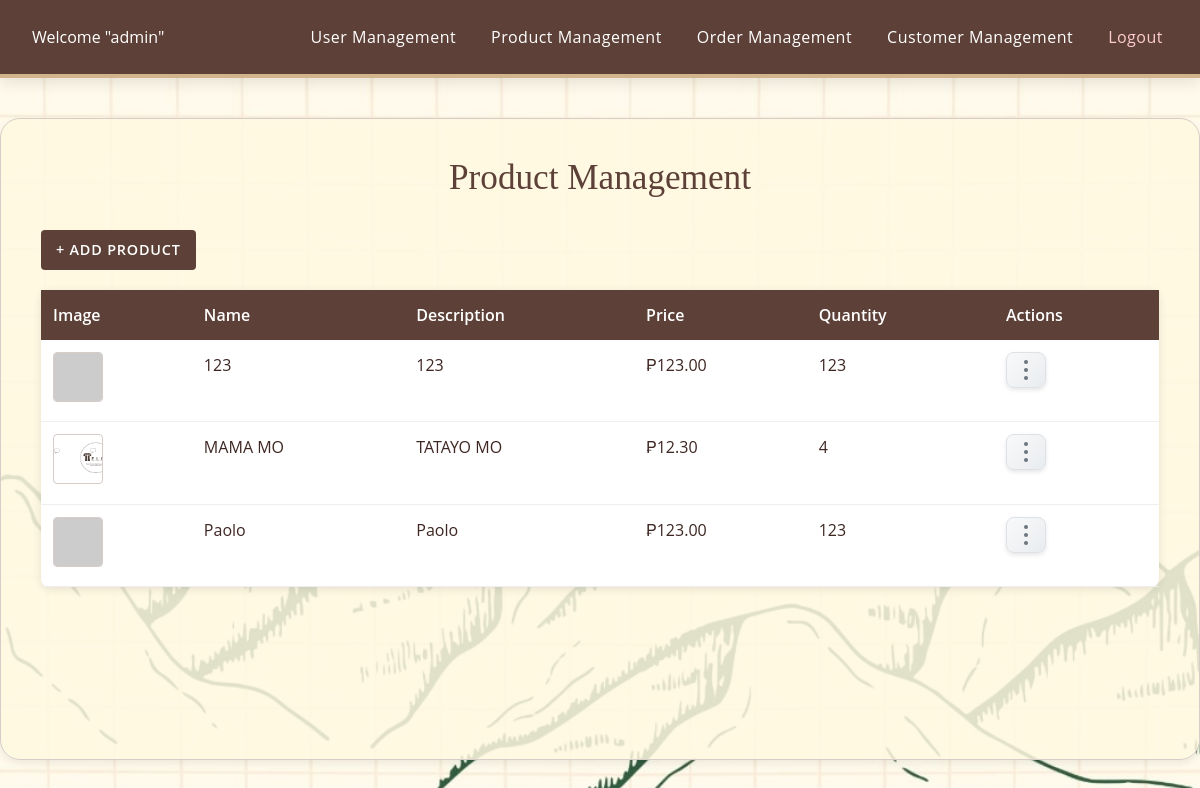
Screenshot of /product_management.php (signed in) with the database file from the repository.
### tables this page shows
CREATE TABLE `products` (
  `id` int(11) NOT NULL,
  `name` varchar(255) NOT NULL,
  `description` text DEFAULT NULL,
  `price` decimal(10,2) NOT NULL,
  `quantity` int(11) NOT NULL DEFAULT 0,
  `image_path` varchar(255) DEFAULT NULL
);

### product_management.php (the view, shortened to what this page needs)
<?php
$mysqli = new mysqli('localhost', 'root', '', 'onlinestore');
$result = $mysqli->query("SELECT * FROM products ORDER BY name ASC");
?>
<!DOCTYPE html>
<html lang="en">
<head>
<link rel="stylesheet" href="style.css" />
<link rel="stylesheet" href="https://cdnjs.cloudflare.com/ajax/libs/font-awesome/6.5.1/css/all.min.css" />
</head>
<body>
<header class="admin-header-bar">
 <div>Welcome "<?= htmlspecialchars($_SESSION['username']) ?>"</div>
 <nav>
     <a href="admin.php">User Management</a>
     <a href="product_management.php">Product Management</a>
     <a href="orders.php">Order Management</a>
     <a href="customers.php">Customer Management</a>
     <a href="logout.php" style="color:#FFCDD2">Logout</a>
 </nav>
</header>
<main class="container">
 <h2>Product Management</h2>
 <div style="margin-bottom:15px;">
     <a href="add_product.php" class="button">+ Add Product</a>
 </div>
 <table class="orders-table">
     <thead>
         <tr>
             <th>Image</th>
             <th>Name</th>
             <th>Description</th>
             <th>Price</th>
             <th>Quantity</th>
             <th>Actions</th>
         </tr>
     </thead>
     <tbody>
     <?php if ($result && $result->num_rows > 0): ?>
         <?php while ($p = $result->fetch_assoc()): ?>
         <tr>
             <td>
                 <img src="<?= htmlspecialchars($p['image_path'] ?: 'https://placehold.co/50x50/cccccc/000000?text=No+Image') ?>">
             </td>
             <td><?= htmlspecialchars($p['name']) ?></td>
             <td><?= htmlspecialchars(substr($p['description'],0,50)) ?><?= strlen($p['description'])>50 ? '...' : '' ?></td>
             <td>₱<?= number_format($p['price'],2) ?></td>
             <td><?= htmlspecialchars($p['quantity']) ?></td>
             <td class="actions-cell">
                 <button class="actions-btn" title="More actions"></button>
             </td>
         </tr>
         <?php endwhile; ?>
     <?php else: ?>
         <tr><td colspan="6" style="text-align:center;padding:20px;">No products found.</td></tr>
     <?php endif; ?>
     </tbody>
 </table>
</main>
</body>
</html>

### style.css (style rules this page uses)
:root { --kf-primary-brown: #5D4037; --kf-secondary-brown: #795548; --kf-light-beige: #F5F5DC; --kf-cream: #FFF8E1; --kf-off-white: #FAF7F2; --kf-gold: #B08D57; --kf-muted-green: #687A61; --kf-dark-green: #384a3e; --kf-terracotta: #A1662F; --kf-text-dark: #3E2723; --kf-text-medium: #6D4C41; --kf-text-light: #A1887F; --kf-border-color: #D7CCC8; --kf-shadow-soft: 0 3px 8px rgba(0, 0, 0, 0.08); --kf-shadow-medium: 0 5px 15px rgba(0, 0, 0, 0.1); --kf-font-serif-headings: 'Cormorant Garamond', 'Lora', 'Georgia', serif; --kf-font-sans-body: ' Lato', 'Open Sans','Helvetica Neue', Arial, sans-serif; --kf-font-script-accent: 'Dancing Script', 'Parisienne', cursive; --kf-border-radius: 20px; --kf-transition-smooth: all 0.3s ease-in-out; }
* { margin: 0; padding: 0; box-sizing: border-box; }
html { scroll-behavior: smooth; font-size: 16px; }
body { font-family: var(--kf-font-sans-body); line-height: 1.65; color: var(--kf-text-dark); background-color: var(--kf-light-beige); background-image: url('image/background.jpg'); background-size: cover; background-repeat: no-repeat; background-position: center center; background-attachment: fixed; min-height: 100vh; display: flex; flex-direction: column; -webkit-font-smoothing: antialiased; -moz-osx-font-smoothing: grayscale; }
header { background-color: var(--kf-primary-brown); color: var(--kf-off-white); padding: 0.8rem 0; box-shadow: var(--kf-shadow-medium); position: sticky; top: 0; z-index: 1000; border-bottom: 2px solid var(--kf-gold); }
nav a { color: rgba(255, 248, 225, 0.85); text-decoration: none; font-family: var(--kf-font-sans-body); font-weight: 500; font-size: 1rem; padding: 8px 5px; position: relative; transition: var(--kf-transition-smooth); letter-spacing: 0.5px; }
nav a::after { content: ''; position: absolute; width: 0; height: 1px; background-color: var(--kf-gold); left: 0; bottom: -1px; transition: width 0.3s ease-out; }
main.container { max-width: 1280px; width: 100%; margin: 40px auto; padding: 35px 40px; background-color: rgba(255, 248, 225, 0.85); border-radius: var(--kf-border-radius); box-shadow: var(--kf-shadow-soft); border: 1px solid var(--kf-border-color); flex-grow: 1; }
h1, h2, h3, h4, h5, h6 { color: var(--kf-text-dark); line-height: 1.35; }
h2 { font-family: var(--kf-font-serif-headings); font-size: 2.2rem; margin-bottom: 28px; text-align: center; font-weight: 500; color: var(--kf-primary-brown); }
.button, button.button { display: inline-block; padding: 10px 22px; background-color: var(--kf-secondary-brown); color: var(--kf-off-white); border: 1px solid var(--kf-secondary-brown); border-radius: var(--kf-border-radius); cursor: pointer; font-size: 0.9rem; font-weight: 600; text-decoration: none; text-align: center; transition: var(--kf-transition-smooth); text-transform: uppercase; letter-spacing: 0.8px; }

### rows the page displays
products: name "123", description "123", price "123.00", quantity "123"
products: image_path (picture), name "MAMA MO", description "TATAYO MO", price "12.30", quantity "4"
products: name "Paolo", description "Paolo", price "123.00", quantity "123"

### other values shown
$_SESSION['username'] "admin"
